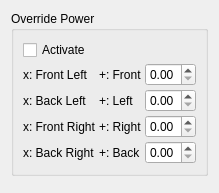
       <widget class="QWidget" name="tab_12">
        <attribute name="icon">
         <iconset resource="resources.qrc">
          <normaloff>:/models/Icons/Drone-96.png</normaloff>:/models/Icons/Drone-96.png</iconset>
        </attribute>
        <attribute name="title">
         <string/>
        </attribute>
        <attribute name="toolTip">
         <string>Tests</string>
        </attribute>
        <layout class="QVBoxLayout" name="verticalLayout_10">
         <item>
          <widget class="QGroupBox" name="groupBox_3">
           <property name="sizePolicy">
            <sizepolicy hsizetype="Preferred" vsizetype="Fixed">
             <horstretch>0</horstretch>
             <verstretch>0</verstretch>
            </sizepolicy>
           </property>
           <property name="title">
            <string>Override Power</string>
           </property>
           <layout class="QGridLayout" name="gridLayout_7">
            <property name="spacing">
             <number>3</number>
            </property>
            <item row="0" column="0">
             <widget class="QCheckBox" name="overrideActiveBox">
              <property name="text">
               <string>Activate</string>
              </property>
             </widget>
            </item>
            <item row="1" column="0">
             <widget class="QLabel" name="label">
              <property name="text">
               <string>x: Front Left</string>
              </property>
             </widget>
            </item>
            <item row="1" column="1">
             <widget class="QLabel" name="label_5">
              <property name="text">
               <string>+: Front</string>
              </property>
             </widget>
            </item>
            <item row="1" column="2">
             <widget class="QDoubleSpinBox" name="overriderMotorFlFBox">
              <property name="sizePolicy">
               <sizepolicy hsizetype="MinimumExpanding" vsizetype="Fixed">
                <horstretch>0</horstretch>
                <verstretch>0</verstretch>
               </sizepolicy>
              </property>
              <property name="maximum">
               <double>1.000000000000000</double>
              </property>
              <property name="singleStep">
               <double>0.010000000000000</double>
              </property>
             </widget>
            </item>
            <item row="2" column="0">
             <widget class="QLabel" name="label_2">
              <property name="text">
               <string>x: Back Left</string>
              </property>
             </widget>
            </item>
            <item row="2" column="1">
             <widget class="QLabel" name="label_6">
              <property name="text">
               <string>+: Left</string>
              </property>
             </widget>
            </item>
            <item row="2" column="2">
             <widget class="QDoubleSpinBox" name="overriderMotorBlLBox">
              <property name="sizePolicy">
               <sizepolicy hsizetype="MinimumExpanding" vsizetype="Fixed">
                <horstretch>0</horstretch>
                <verstretch>0</verstretch>
               </sizepolicy>
              </property>
              <property name="maximum">
               <double>1.000000000000000</double>
              </property>
              <property name="singleStep">
               <double>0.010000000000000</double>
              </property>
             </widget>
            </item>
            <item row="3" column="0">
             <widget class="QLabel" name="label_3">
              <property name="text">
               <string>x: Front Right</string>
              </property>
             </widget>
            </item>
            <item row="3" column="1">
             <widget class="QLabel" name="label_7">
              <property name="text">
               <string>+: Right</string>
              </property>
             </widget>
            </item>
            <item row="3" column="2">
             <widget class="QDoubleSpinBox" name="overriderMotorFrRBox">
              <property name="sizePolicy">
               <sizepolicy hsizetype="MinimumExpanding" vsizetype="Fixed">
                <horstretch>0</horstretch>
                <verstretch>0</verstretch>
               </sizepolicy>
              </property>
              <property name="maximum">
               <double>1.000000000000000</double>
              </property>
              <property name="singleStep">
               <double>0.010000000000000</double>
              </property>
             </widget>
            </item>
            <item row="4" column="0">
             <widget class="QLabel" name="label_4">
              <property name="text">
               <string>x: Back Right</string>
              </property>
             </widget>
            </item>
            <item row="4" column="1">
             <widget class="QLabel" name="label_8">
              <property name="text">
               <string>+: Back</string>
              </property>
             </widget>
            </item>
            <item row="4" column="2">
             <widget class="QDoubleSpinBox" name="overriderMotorBrBBox">
              <property name="sizePolicy">
               <sizepolicy hsizetype="MinimumExpanding" vsizetype="Fixed">
                <horstretch>0</horstretch>
                <verstretch>0</verstretch>
               </sizepolicy>
              </property>
              <property name="maximum">
               <double>1.000000000000000</double>
              </property>
              <property name="singleStep">
               <double>0.010000000000000</double>
              </property>
             </widget>
            </item>
           </layout>
          </widget>
         </item>
         <item>
          <widget class="QCustomPlot" name="altitudePlot" native="true">
           <property name="sizePolicy">
            <sizepolicy hsizetype="Preferred" vsizetype="MinimumExpanding">
             <horstretch>0</horstretch>
             <verstretch>0</verstretch>
            </sizepolicy>
           </property>
          </widget>
         </item>
        </layout>
       </widget>
